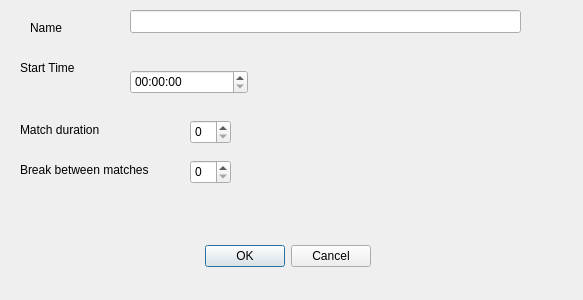
<?xml version="1.0" encoding="UTF-8"?>
<ui version="4.0">
 <class>parameter</class>
 <widget class="QDialog" name="parameter">
  <property name="windowModality">
   <enum>Qt::WindowModal</enum>
  </property>
  <property name="geometry">
   <rect>
    <x>0</x>
    <y>0</y>
    <width>583</width>
    <height>300</height>
   </rect>
  </property>
  <property name="windowTitle">
   <string>Tournament Parameters</string>
  </property>
  <property name="modal">
   <bool>true</bool>
  </property>
  <widget class="QDialogButtonBox" name="buttonBox">
   <property name="geometry">
    <rect>
     <x>30</x>
     <y>240</y>
     <width>341</width>
     <height>32</height>
    </rect>
   </property>
   <property name="orientation">
    <enum>Qt::Horizontal</enum>
   </property>
   <property name="standardButtons">
    <set>QDialogButtonBox::Cancel|QDialogButtonBox::Ok</set>
   </property>
  </widget>
  <widget class="QLineEdit" name="tournamentName">
   <property name="geometry">
    <rect>
     <x>130</x>
     <y>10</y>
     <width>391</width>
     <height>23</height>
    </rect>
   </property>
  </widget>
  <widget class="QLabel" name="nameLabel">
   <property name="geometry">
    <rect>
     <x>30</x>
     <y>20</y>
     <width>62</width>
     <height>16</height>
    </rect>
   </property>
   <property name="text">
    <string>Name</string>
   </property>
  </widget>
  <widget class="QLabel" name="label_5">
   <property name="geometry">
    <rect>
     <x>20</x>
     <y>60</y>
     <width>71</width>
     <height>16</height>
    </rect>
   </property>
   <property name="text">
    <string>Start Time</string>
   </property>
  </widget>
  <widget class="QTimeEdit" name="startTime">
   <property name="geometry">
    <rect>
     <x>130</x>
     <y>70</y>
     <width>118</width>
     <height>24</height>
    </rect>
   </property>
  </widget>
  <widget class="QSpinBox" name="match_duration">
   <property name="geometry">
    <rect>
     <x>190</x>
     <y>120</y>
     <width>41</width>
     <height>24</height>
    </rect>
   </property>
  </widget>
  <widget class="QSpinBox" name="intermission">
   <property name="geometry">
    <rect>
     <x>190</x>
     <y>160</y>
     <width>41</width>
     <height>24</height>
    </rect>
   </property>
  </widget>
  <widget class="QLabel" name="label_2">
   <property name="geometry">
    <rect>
     <x>20</x>
     <y>160</y>
     <width>161</width>
     <height>20</height>
    </rect>
   </property>
   <property name="text">
    <string>Break between matches</string>
   </property>
  </widget>
  <widget class="QLabel" name="label">
   <property name="geometry">
    <rect>
     <x>20</x>
     <y>120</y>
     <width>111</width>
     <height>20</height>
    </rect>
   </property>
   <property name="text">
    <string>Match duration</string>
   </property>
  </widget>
 </widget>
 <resources/>
 <connections>
  <connection>
   <sender>buttonBox</sender>
   <signal>accepted()</signal>
   <receiver>parameter</receiver>
   <slot>accept()</slot>
   <hints>
    <hint type="sourcelabel">
     <x>248</x>
     <y>254</y>
    </hint>
    <hint type="destinationlabel">
     <x>157</x>
     <y>274</y>
    </hint>
   </hints>
  </connection>
  <connection>
   <sender>buttonBox</sender>
   <signal>rejected()</signal>
   <receiver>parameter</receiver>
   <slot>reject()</slot>
   <hints>
    <hint type="sourcelabel">
     <x>316</x>
     <y>260</y>
    </hint>
    <hint type="destinationlabel">
     <x>286</x>
     <y>274</y>
    </hint>
   </hints>
  </connection>
 </connections>
</ui>
